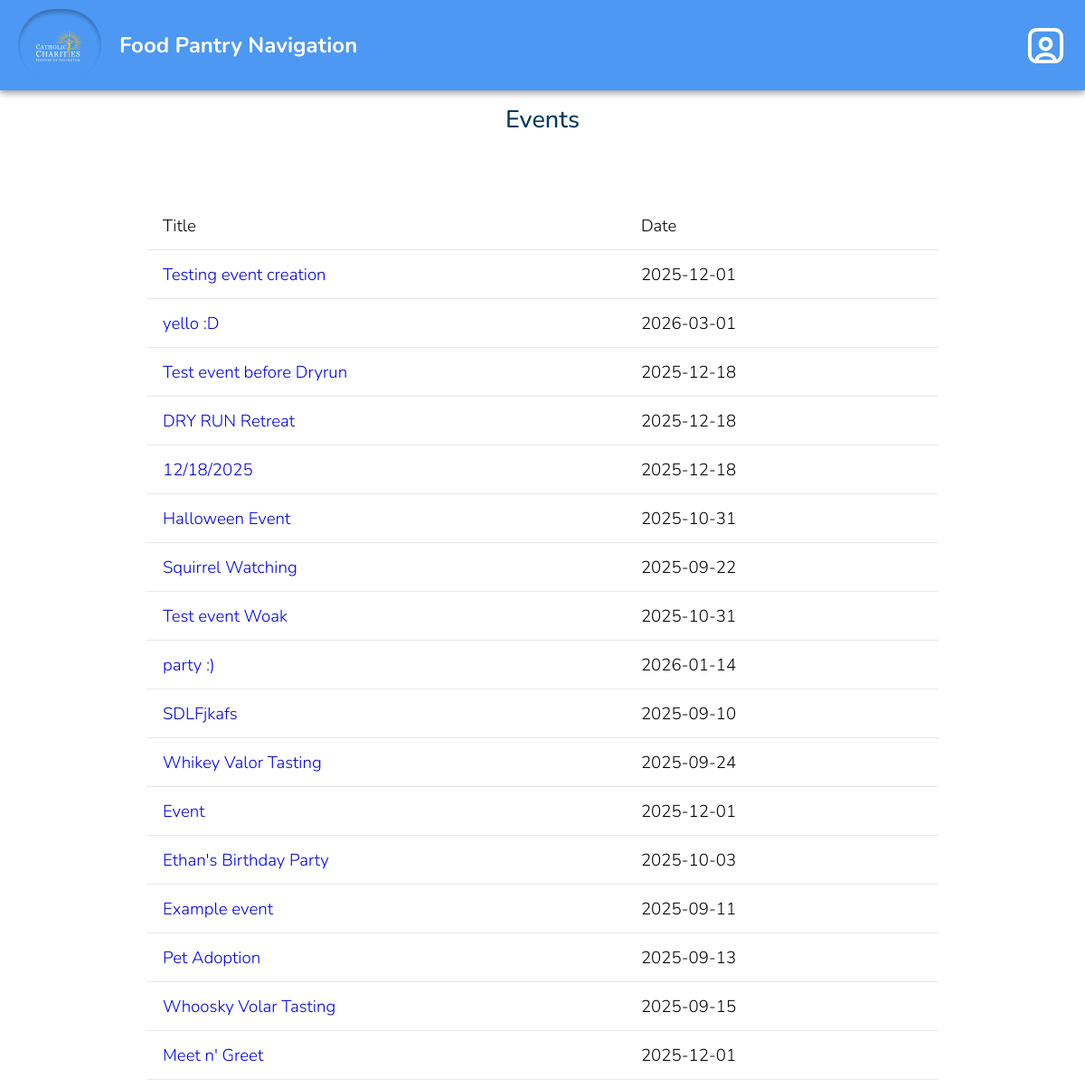
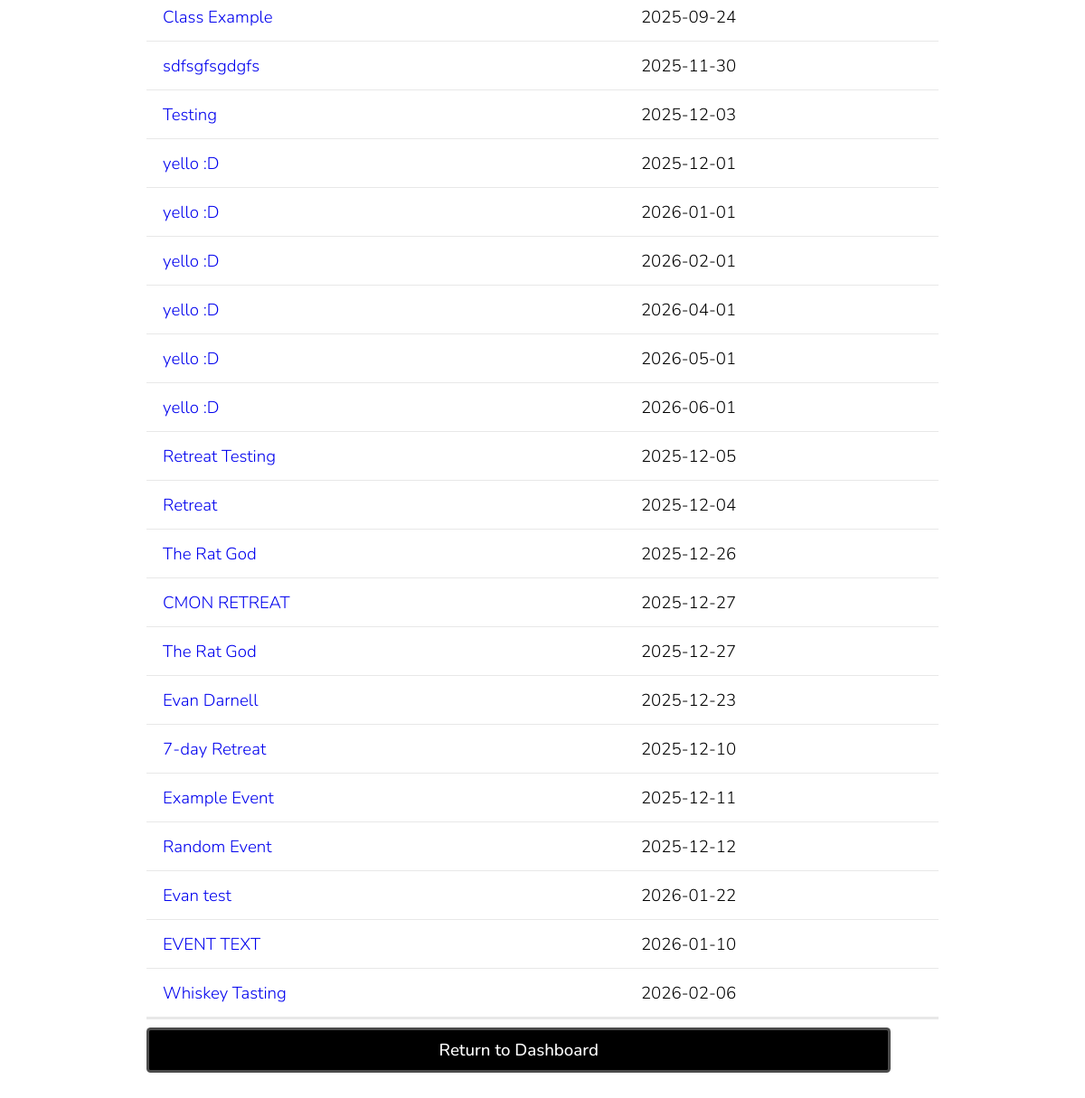
/adminViewingEvents.php (signed in), run on the app's committed database (2 pictures, top to bottom).
### tables this page shows
CREATE TABLE `dbevents` (
  `id` int NOT NULL,
  `name` text NOT NULL,
  `type` enum('Retreat','Normal') NOT NULL DEFAULT 'Normal',
  `startDate` char(10) NOT NULL,
  `startTime` char(5) NOT NULL,
  `endTime` char(5) NOT NULL,
  `endDate` char(10) NOT NULL,
  `description` text NOT NULL,
  `capacity` int NOT NULL,
  `location` text,
  `affiliation` int DEFAULT NULL,
  `branch` int DEFAULT NULL,
  `access` enum('Public','Private') NOT NULL DEFAULT 'Public',
  `completed` enum('Y','N') NOT NULL DEFAULT 'N',
  `series_id` int DEFAULT NULL
);

### database/dbEvents.php (called while the page is built, shortened)
<?php
include_once(dirname(__FILE__).'/../domain/Event.php');
function make_an_event($result_row) {
    $theEvent = new Event(
                    $result_row['id'],
                    $result_row['name'],
                    type: $result_row['type'],
                    startDate: $result_row['startDate'],
                    startTime: $result_row['startTime'],
                    endTime: $result_row['endTime'],
                    endDate: $result_row['endDate'],
                    description: $result_row['description'],
                    capacity: $result_row['capacity'],
                    location: $result_row['location'],
                    affiliation: $result_row['affiliation'],
                    branch: $result_row['branch'],
                    access: $result_row['access'],
                    completed: $result_row['completed']
                );
    return $theEvent;
}
function get_all_events() {
    $con=connect();
    $query = "SELECT * FROM dbevents" .
            " ORDER BY completed";
    $result = mysqli_query($con,$query);
    $theEvents = array();
    while ($result_row = mysqli_fetch_assoc($result)) {
        $theEvent = make_an_event($result_row);
        $theEvents[] = $theEvent;
    }
    return $theEvents;
 }

### domain/Event.php (called while the page is built, shortened)
<?php
class Event {
    private $id;
    private $name;
    private $startDate;
    function __construct($id, $name, $type, $startDate, $startTime, $endTime, $endDate, $description, $capacity, $location, $affiliation, $branch, $access, $completed) {
        $this->id = $id;
        $this->name = $name;
        $this->startDate = $startDate;
    }
    function getID() {
        return $this->id;
    }
    function getName() {
        return $this->name;
    }
    function getStartDate() {
        return $this->startDate;
    }
}

### adminViewingEvents.php (the view, shortened to what this page needs)
<?php
    $accessLevel = 0;
    if (isset($_SESSION['_id'])) {
        $accessLevel = $_SESSION['access_level'];
    }
    include 'database/dbEvents.php';
?>
<!DOCTYPE html>
<html>
    <head>
        <?php require_once('universal.inc') ?>
        <link rel="stylesheet" href="css/messages.css"></link>
    </head>
    <body>
        <?php require_once('header.php') ?>
        <?php require_once('database/dbEvents.php');?>
        <h1>Events</h1>
        <main class="general">
            <?php
                $events = get_all_events();
                if (sizeof(get_all_events())): ?>
                <div class="table-wrapper">
                    <table class="general">
                        <thead>
                            <tr>
                                <th>Title</th>
                                <th>Date</th>
                                <th style="width:1px"></th>
                            </tr>
                        </thead>
                        <tbody class="standout">
                            <?php
                                foreach ($events as $event) {
                                    $eventID = $event->getID();
                                    $title = $event->getName();
                                    $startDate = $event->getStartDate();
                                    if($accessLevel < 3) {
                                        echo "
                                        <tr data-event-id='$eventID'>
                                            <td><a href='event.php?id=$eventID'>$title</a></td>
                                            <td>$date</td>
                                            <td><a class='button sign-up' href='eventSignUp.php'>Sign Up</a></td>
                                        </tr>";
                                    } else {
                                        echo "
                                        <tr data-event-id='$eventID'>
                                            <td><a href='event.php?id=$eventID'>$title</a></td>
                                            <td>$startDate</td>
                                            <td></td>
                                        </tr>";
                                    }
                                }
                            ?>
                        </tbody>
                    </table>
                </div>
                <?php else: ?>
                <p class="no-events standout">There are currently no events available to view.<a class="button add" href="addEvent.php">Create a New Event</a> </p>
            <?php endif ?>
            <a class="button cancel" href="index.php">Return to Dashboard</a>
        </main>
    </body>
</html>

### css/base.css (style rules this page uses)
html, body, header, main, footer, div, span, p, h1, h2, h3, h4, h5, h6, ul, ol, li, input, select, textarea, form, section, label, table, td, tr, th, form, fieldset, em, button, a { padding: 0; margin: 0; font-size: inherit; font-family: inherit; font-weight: inherit; text-decoration: none; font-style: normal; box-sizing: border-box; text-align: left; list-style-type: none; border-spacing: 0; }
:root { --page-background-color: white; --page-font-color: black; --inactive-font-color: #d0d0d0; --inactive-background-color: rgb(31,31,33); --standout-background: #fafafa; --happy-toast-background-color: #5D7E61; --happy-toast-font-color: rgb(255, 255, 255); --info-toast-background-color: #2f2f2f; --info-toast-font-color: white; --error-toast-background-color: #A66654; --error-toast-font-color: rgb(255, 255, 255); --shadow-and-border-color: #e8e8e8; --main-color: #2A435A; --accent-color: #ffc20e; --secondary-accent-color: #00395E; --wv-accent-color: #111111; --wv-accent-foreground: #ffffff; --wv-bg-light: #ffffff; --wv-text-dark: #111111; --wv-muted-text: #6b6b6b; --calendar-event-color: #333333; --calendar-event-color-hover: #000000; --calendar-today-border: 2px solid #000000; --button-font-color: #ffffff; --button-padding: 0.5rem 1.5rem; --button-border-radius: 0.25rem; --standard-border: 1px solid #111111; --light-border: 1px solid #e5e5e5; --text-field-border: 2px solid #d4d4d4; --cancel-button-background-color: #000000; --error-color: #000000; font-size: 18px; font-family: Montserrat; font-weight: 300; font-size: 18px; font-family: Montserrat; font-weight: 300; font-size: 18px; font-family: Montserrat; font-weight: 300; font-size: 18px; font-family: Montserrat; font-weight: 300; }
body { background-color: var(--page-background-color); color: var(--page-font-color); font-family: Montserrat; }
main:not(.login):not(.calendar-view):not(.dashboard) { padding: 1rem; }
input[type=submit], button, .button, a.button-signup { color: var(--button-font-color); background-color: var(--main-color); padding: var(--button-padding); border: 3px solid rgba(255, 255, 255, 0.295); border-radius: var(--button-border-radius); font-weight: 500; width: 94%; transition: background-color .3s; cursor: pointer; text-align: center; }
h1 { font-size: 1.5rem; font-weight: 500; margin-bottom: 2rem; background-color: var(#4d98f3); color: var(--secondary-accent-color); width: 100%; text-align: center; padding: 1rem; }
.button { display: inline-block; }
button.cancel, a.cancel { background-color: var(--cancel-button-background-color); color: white; }
main.general, form.general { margin: 1rem; display: flex; flex-direction: column; gap: 0.5rem; }
table.general { width: 100%; border-collapse: collapse; padding-bottom: 1rem; }
table.general th, table.general td { padding: 0.75rem 1rem; vertical-align: top; background-color: var(--page-background-color); border-bottom: 1px solid var(--shadow-and-border-color); color: var(--page-font-color); }
table.general td { text-align:left; vertical-align: middle; color: var(--page-font-color); }
.standout { border-bottom: 3px solid var(--shadow-and-border-color); padding: 1rem; background-color: var(--standout-background); }
@media only screen and (min-width: 1024px) { main.general, form.general { margin: 0rem 8rem 4rem 8rem; } }

### css/messages.css (style rules this page uses)
:root { --unread-message-background: #f1eadf; --message-body-border-color: #ddd; --priorityone-color:#4FFFB0; --prioritytwo-color:#F0E68C; --prioritythree-color:#fd5c63; }

### data on the page
dbevents: name "Testing event creation", startDate "2025-12-01"
dbevents: name "yello :D", startDate "2026-03-01"
dbevents: name "Test event before Dryrun", startDate "2025-12-18"
dbevents: name "DRY RUN Retreat", startDate "2025-12-18"
dbevents: name "12/18/2025", startDate "2025-12-18"
dbevents: name "Halloween Event", startDate "2025-10-31"
dbevents: name "Squirrel Watching", startDate "2025-09-22"
dbevents: name "Test event Woak", startDate "2025-10-31"
dbevents: name "party :)", startDate "2026-01-14"
dbevents: name "SDLFjkafs", startDate "2025-09-10"
dbevents: name "Whikey Valor Tasting", startDate "2025-09-24"
dbevents: name "Event", startDate "2025-12-01"
dbevents: name "Ethan's Birthday Party", startDate "2025-10-03"
dbevents: name "Example event", startDate "2025-09-11"
dbevents: name "Pet Adoption", startDate "2025-09-13"
dbevents: name "Whoosky Volar Tasting", startDate "2025-09-15"
dbevents: name "Meet n' Greet", startDate "2025-12-01"
dbevents: name "Class Example", startDate "2025-09-24"
dbevents: name "sdfsgfsgdgfs", startDate "2025-11-30"
dbevents: name "Testing", startDate "2025-12-03"
dbevents: name "yello :D", startDate "2025-12-01"
dbevents: name "yello :D", startDate "2026-01-01"
dbevents: name "yello :D", startDate "2026-02-01"
dbevents: name "yello :D", startDate "2026-04-01"
dbevents: name "yello :D", startDate "2026-05-01"
dbevents: name "yello :D", startDate "2026-06-01"
dbevents: name "Retreat Testing", startDate "2025-12-05"
dbevents: name "Retreat", startDate "2025-12-04"
dbevents: name "The Rat God", startDate "2025-12-26"
dbevents: name "CMON RETREAT", startDate "2025-12-27"
dbevents: name "The Rat God", startDate "2025-12-27"
dbevents: name "Evan Darnell", startDate "2025-12-23"
dbevents: name "7-day Retreat", startDate "2025-12-10"
dbevents: name "Example Event", startDate "2025-12-11"
dbevents: name "Random Event", startDate "2025-12-12"
dbevents: name "Evan test", startDate "2026-01-22"
dbevents: name "EVENT TEXT", startDate "2026-01-10"
dbevents: name "Whiskey Tasting", startDate "2026-02-06"
